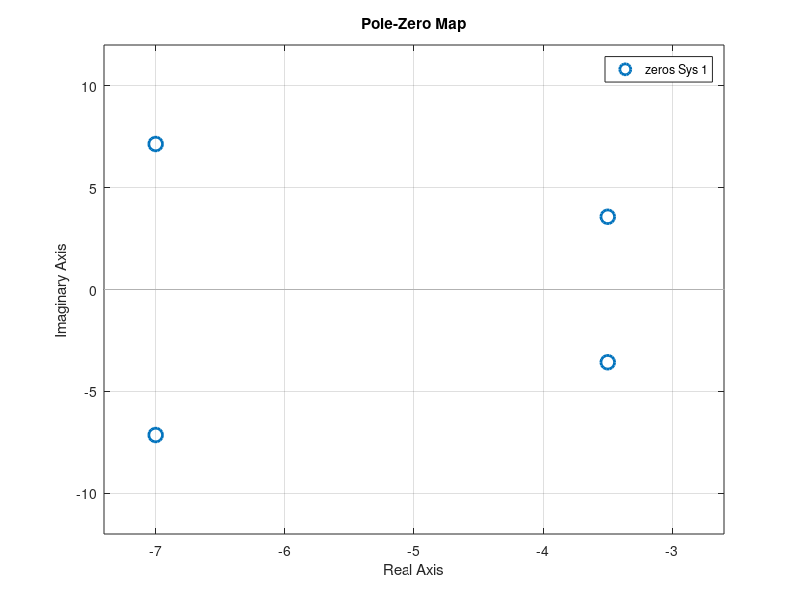

Write the MATLAB code that produced this figure. (Note: this script raises an error after producing the figure.)
%% Controller for linearization about (0,0,0,0)
% with closed loop characteristic equation
%
% (s^2 + 2*z1*w1*s + w1^2)*(s^2 + 2*z1*w1*s + w1^2)=0
%

% Closed loop specifications
w1 = 10;
z1 = 0.7;
w2 = 5;
z2 = 0.7;
s = tf('s');
pzmap((s^2 + 2*z1*w1*s + w1^2)*(s^2 + 2*z2*w2*s + w2^2))

% Controller synthesis
lphi       = -((alpha*beta - gamma^2)/delta)*w1^2*w2^2;
lphidot    = -2*((alpha*beta - gamma^2)/delta)*w1*w2*(w1*z2 + w2*z1);
ltheta     = -(alpha*delta)/gamma...
             -((alpha*beta-gamma^2)/gamma)...
             *((beta/delta)*w1^2*w2^2 + w1^2 + w2^2 + 4*w1*w2*z1*z2);
lthetadot  = -2*((alpha*beta - gamma^2)/gamma)...
               *((beta/delta)*w1^2*w2*z2 +...
                 (beta/delta)*w1*w2^2*z1 +...
                  w1*z1 + w2*z2);
L = [lphi, ltheta, lphidot, lthetadot];

%% Controller for linearization about (0,pi,0,0)
% with closed loop characteristic equation
%
% (s^2 + 2*z1*w1*s + w1^2)*(s^2 + 2*z1*w1*s + w1^2)=0
%

% Closed loop specifications
w1 = 10;
z1 = 0.7;
w2 = 5;
z2 = 0.7;
s = tf('s');
pzmap((s^2 + 2*z1*w1*s + w1^2)*(s^2 + 2*z2*w2*s + w2^2))

% Controller synthesis
lphi       = +((alpha*beta - gamma^2)/delta)*w1^2*w2^2;
lphidot    = +2*((alpha*beta - gamma^2)/delta)*w1*w2*(w1*z2 + w2*z1);
ltheta     = -(alpha*delta)/gamma...
             +((alpha*beta-gamma^2)/gamma)...
             *(-(beta/delta)*w1^2*w2^2 + w1^2 + w2^2 + 4*w1*w2*z1*z2);
lthetadot  = +2*((alpha*beta - gamma^2)/gamma)...
               *(-(beta/delta)*w1^2*w2*z2...
                 -(beta/delta)*w1*w2^2*z1...
                 + w1*z1 + w2*z2);
L = [lphi, ltheta, lphidot, lthetadot];